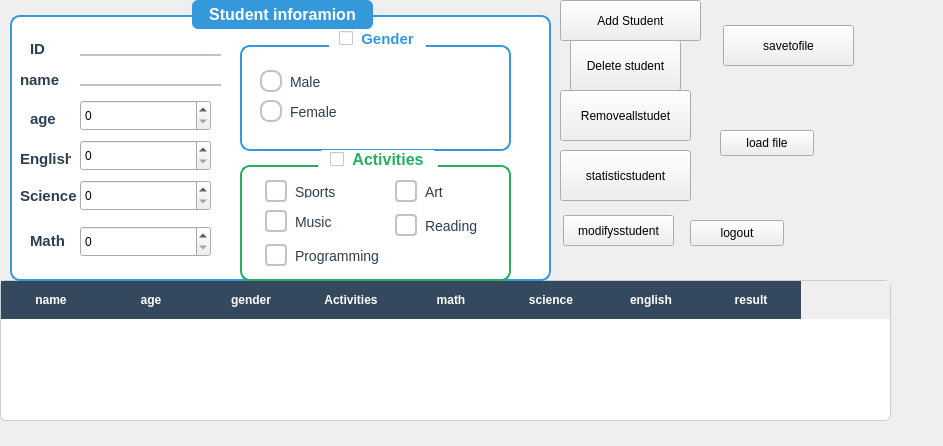
<?xml version="1.0" encoding="UTF-8"?>
<ui version="4.0">
 <class>MainWindow</class>
 <widget class="QMainWindow" name="MainWindow">
  <property name="geometry">
   <rect>
    <x>0</x>
    <y>0</y>
    <width>943</width>
    <height>446</height>
   </rect>
  </property>
  <property name="windowTitle">
   <string>MainWindow</string>
  </property>
  <widget class="QWidget" name="centralwidget">
   <widget class="QTableWidget" name="tableWidget">
    <property name="geometry">
     <rect>
      <x>0</x>
      <y>280</y>
      <width>891</width>
      <height>141</height>
     </rect>
    </property>
    <property name="styleSheet">
     <string notr="true">QTableWidget {
    background-color: white;
    alternate-background-color: #f7f7f7;
    gridline-color: #dddddd;
    border: 1px solid #cccccc;
    border-radius: 6px;
    font-size: 14px;
}

QTableWidget::item {
    padding: 8px;
}

QTableWidget::item:selected {
    background-color: #3498db;
    color: white;
}

QHeaderView::section {
    background-color: #34495e;
    color: white;
    padding: 10px;
    border: none;
    font-weight: bold;
}</string>
    </property>
    <property name="rowCount">
     <number>0</number>
    </property>
    <column>
     <property name="text">
      <string>name</string>
     </property>
    </column>
    <column>
     <property name="text">
      <string>age</string>
     </property>
    </column>
    <column>
     <property name="text">
      <string>gender</string>
     </property>
    </column>
    <column>
     <property name="text">
      <string>Activities</string>
     </property>
    </column>
    <column>
     <property name="text">
      <string>math</string>
     </property>
    </column>
    <column>
     <property name="text">
      <string>science</string>
     </property>
    </column>
    <column>
     <property name="text">
      <string>english</string>
     </property>
    </column>
    <column>
     <property name="text">
      <string>result</string>
     </property>
    </column>
   </widget>
   <widget class="QGroupBox" name="groupBox_information">
    <property name="geometry">
     <rect>
      <x>10</x>
      <y>0</y>
      <width>541</width>
      <height>281</height>
     </rect>
    </property>
    <property name="styleSheet">
     <string notr="true">QGroupBox {
    background-color: #ffffff;
    border: 2px solid #3498db;
    border-radius: 10px;
    margin-top: 15px;
    padding: 20px;
    font-size: 16px;
    font-weight: bold;
}

QGroupBox::title {
    subcontrol-origin: margin;
    subcontrol-position: top center;
    padding: 5px 15px;
    background-color: #3498db;
    color: white;
    border-radius: 6px;
}</string>
    </property>
    <property name="title">
     <string>Student inforamion</string>
    </property>
    <property name="checkable">
     <bool>false</bool>
    </property>
    <widget class="QLabel" name="label_id">
     <property name="geometry">
      <rect>
       <x>20</x>
       <y>40</y>
       <width>21</width>
       <height>18</height>
      </rect>
     </property>
     <property name="styleSheet">
      <string notr="true">QLabel {
    color: #2c3e50;
    font-size: 15px;
    font-weight: bold;
}</string>
     </property>
     <property name="text">
      <string>ID</string>
     </property>
    </widget>
    <widget class="QLabel" name="label_name">
     <property name="geometry">
      <rect>
       <x>10</x>
       <y>70</y>
       <width>41</width>
       <height>20</height>
      </rect>
     </property>
     <property name="font">
      <font>
       <pointsize>-1</pointsize>
       <bold>true</bold>
      </font>
     </property>
     <property name="styleSheet">
      <string notr="true">QLabel {
    color: #2c3e50;
    font-size: 15px;
    font-weight: bold;
}</string>
     </property>
     <property name="text">
      <string>name</string>
     </property>
    </widget>
    <widget class="QLabel" name="label_age">
     <property name="geometry">
      <rect>
       <x>20</x>
       <y>110</y>
       <width>41</width>
       <height>18</height>
      </rect>
     </property>
     <property name="styleSheet">
      <string notr="true">QLabel {
    color: #2c3e50;
    font-size: 15px;
    font-weight: bold;
}</string>
     </property>
     <property name="text">
      <string>age</string>
     </property>
    </widget>
    <widget class="QLabel" name="label_math">
     <property name="geometry">
      <rect>
       <x>20</x>
       <y>220</y>
       <width>51</width>
       <height>41</height>
      </rect>
     </property>
     <property name="styleSheet">
      <string notr="true">QLabel {
    color: #2c3e50;
    font-size: 15px;
    font-weight: bold;
}</string>
     </property>
     <property name="text">
      <string>Math</string>
     </property>
    </widget>
    <widget class="QLabel" name="label_science">
     <property name="geometry">
      <rect>
       <x>10</x>
       <y>180</y>
       <width>61</width>
       <height>31</height>
      </rect>
     </property>
     <property name="styleSheet">
      <string notr="true">QLabel {
    color: #2c3e50;
    font-size: 15px;
    font-weight: bold;
}</string>
     </property>
     <property name="text">
      <string>Science</string>
     </property>
    </widget>
    <widget class="QLabel" name="label_english">
     <property name="geometry">
      <rect>
       <x>10</x>
       <y>150</y>
       <width>51</width>
       <height>18</height>
      </rect>
     </property>
     <property name="styleSheet">
      <string notr="true">QLabel {
    color: #2c3e50;
    font-size: 15px;
    font-weight: bold;
}</string>
     </property>
     <property name="text">
      <string>English</string>
     </property>
    </widget>
    <widget class="QLineEdit" name="lineEdit_id">
     <property name="geometry">
      <rect>
       <x>70</x>
       <y>30</y>
       <width>141</width>
       <height>26</height>
      </rect>
     </property>
     <property name="styleSheet">
      <string notr="true">QLineEdit {
    border: none;
    border-bottom: 2px solid #bdc3c7;
    padding: 6px 4px;
    font-size: 14px;
    background-color: transparent;
}

QLineEdit:focus {
    border: none;
    border-bottom: 2px solid #3498db;
}</string>
     </property>
    </widget>
    <widget class="QSpinBox" name="spinBox_age">
     <property name="geometry">
      <rect>
       <x>70</x>
       <y>100</y>
       <width>131</width>
       <height>31</height>
      </rect>
     </property>
    </widget>
    <widget class="QLineEdit" name="lineEdit_name">
     <property name="geometry">
      <rect>
       <x>70</x>
       <y>60</y>
       <width>141</width>
       <height>26</height>
      </rect>
     </property>
     <property name="styleSheet">
      <string notr="true">QLineEdit {
    border: none;
    border-bottom: 2px solid #bdc3c7;
    padding: 6px 4px;
    font-size: 14px;
    background-color: transparent;
}

QLineEdit:focus {
    border: none;
    border-bottom: 2px solid #3498db;
}</string>
     </property>
    </widget>
    <widget class="QSpinBox" name="spinBox_english">
     <property name="geometry">
      <rect>
       <x>70</x>
       <y>140</y>
       <width>131</width>
       <height>31</height>
      </rect>
     </property>
     <property name="styleSheet">
      <string notr="true"/>
     </property>
    </widget>
    <widget class="QSpinBox" name="spinBox_science">
     <property name="geometry">
      <rect>
       <x>70</x>
       <y>180</y>
       <width>131</width>
       <height>31</height>
      </rect>
     </property>
    </widget>
    <widget class="QSpinBox" name="spinBox_math">
     <property name="geometry">
      <rect>
       <x>70</x>
       <y>226</y>
       <width>131</width>
       <height>31</height>
      </rect>
     </property>
    </widget>
    <widget class="QGroupBox" name="groupBox_gender">
     <property name="geometry">
      <rect>
       <x>230</x>
       <y>30</y>
       <width>271</width>
       <height>121</height>
      </rect>
     </property>
     <property name="styleSheet">
      <string notr="true">QGroupBox {
    border: 2px solid #3498db;
    border-radius: 10px;
    margin-top: 15px;
    padding: 15px;
    font-size: 15px;
    font-weight: bold;
}

QGroupBox::title {
    subcontrol-origin: margin;
    subcontrol-position: top center;
    padding: 0 10px;
    color: #3498db;
    background-color: white;
}

QRadioButton {
    font-size: 14px;
    font-weight: normal;
    color: #2c3e50;
    spacing: 8px;
}

QRadioButton::indicator {
    width: 18px;
    height: 18px;
}

QRadioButton::indicator:unchecked {
    border: 2px solid #bdc3c7;
    border-radius: 9px;
    background-color: white;
}

QRadioButton::indicator:checked {
    border: 2px solid #3498db;
    border-radius: 9px;
    background-color: #3498db;
}

QRadioButton::indicator:hover {
    border: 2px solid #2980b9;
}</string>
     </property>
     <property name="title">
      <string>Gender</string>
     </property>
     <property name="checkable">
      <bool>true</bool>
     </property>
     <property name="checked">
      <bool>false</bool>
     </property>
     <widget class="QRadioButton" name="radioButton_male">
      <property name="geometry">
       <rect>
        <x>20</x>
        <y>40</y>
        <width>110</width>
        <height>23</height>
       </rect>
      </property>
      <property name="text">
       <string>Male</string>
      </property>
     </widget>
     <widget class="QRadioButton" name="radioButton_fema">
      <property name="geometry">
       <rect>
        <x>20</x>
        <y>70</y>
        <width>110</width>
        <height>23</height>
       </rect>
      </property>
      <property name="text">
       <string>Female</string>
      </property>
     </widget>
    </widget>
    <widget class="QGroupBox" name="groupBox_activities">
     <property name="geometry">
      <rect>
       <x>230</x>
       <y>150</y>
       <width>271</width>
       <height>131</height>
      </rect>
     </property>
     <property name="styleSheet">
      <string notr="true">QGroupBox {
    border: 2px solid #27ae60;
    border-radius: 10px;
    margin-top: 15px;
    padding: 20px;
    background-color: #ffffff;
    font-size: 16px;
    font-weight: bold;
}

QGroupBox::title {
    subcontrol-origin: margin;
    subcontrol-position: top center;
    padding: 0 12px;
    color: #27ae60;
    background-color: #ffffff;
}

QCheckBox {
    color: #2c3e50;
    font-size: 14px;
    font-weight: normal;
    spacing: 8px;
    padding: 5px;
}

QCheckBox::indicator {
    width: 18px;
    height: 18px;
}

QCheckBox::indicator:unchecked {
    border: 2px solid #bdc3c7;
    border-radius: 4px;
    background-color: white;
}

QCheckBox::indicator:checked {
    border: 2px solid #27ae60;
    border-radius: 4px;
    background-color: #27ae60;
}

QCheckBox::indicator:hover {
    border: 2px solid #2ecc71;
}</string>
     </property>
     <property name="title">
      <string>Activities</string>
     </property>
     <property name="checkable">
      <bool>true</bool>
     </property>
     <property name="checked">
      <bool>false</bool>
     </property>
     <widget class="QCheckBox" name="checkBox_Sport">
      <property name="geometry">
       <rect>
        <x>20</x>
        <y>30</y>
        <width>91</width>
        <height>23</height>
       </rect>
      </property>
      <property name="text">
       <string>Sports</string>
      </property>
     </widget>
     <widget class="QCheckBox" name="checkBox_music">
      <property name="geometry">
       <rect>
        <x>20</x>
        <y>60</y>
        <width>91</width>
        <height>23</height>
       </rect>
      </property>
      <property name="text">
       <string>Music</string>
      </property>
     </widget>
     <widget class="QCheckBox" name="checkBox_programing">
      <property name="geometry">
       <rect>
        <x>20</x>
        <y>90</y>
        <width>131</width>
        <height>31</height>
       </rect>
      </property>
      <property name="text">
       <string>Programming</string>
      </property>
     </widget>
     <widget class="QCheckBox" name="checkBox_art">
      <property name="geometry">
       <rect>
        <x>150</x>
        <y>30</y>
        <width>91</width>
        <height>23</height>
       </rect>
      </property>
      <property name="text">
       <string>Art</string>
      </property>
     </widget>
     <widget class="QCheckBox" name="checkBox_reading">
      <property name="geometry">
       <rect>
        <x>150</x>
        <y>60</y>
        <width>101</width>
        <height>31</height>
       </rect>
      </property>
      <property name="text">
       <string>Reading</string>
      </property>
     </widget>
    </widget>
   </widget>
   <widget class="QPushButton" name="pushButton">
    <property name="geometry">
     <rect>
      <x>560</x>
      <y>0</y>
      <width>141</width>
      <height>41</height>
     </rect>
    </property>
    <property name="text">
     <string>Add Student</string>
    </property>
   </widget>
   <widget class="QPushButton" name="pushButton_2">
    <property name="geometry">
     <rect>
      <x>570</x>
      <y>40</y>
      <width>111</width>
      <height>51</height>
     </rect>
    </property>
    <property name="text">
     <string>Delete student</string>
    </property>
   </widget>
   <widget class="QPushButton" name="pushButton_3">
    <property name="geometry">
     <rect>
      <x>560</x>
      <y>90</y>
      <width>131</width>
      <height>51</height>
     </rect>
    </property>
    <property name="text">
     <string>Removeallstudet</string>
    </property>
   </widget>
   <widget class="QPushButton" name="pushButton_4">
    <property name="geometry">
     <rect>
      <x>560</x>
      <y>150</y>
      <width>131</width>
      <height>51</height>
     </rect>
    </property>
    <property name="text">
     <string>statisticstudent</string>
    </property>
   </widget>
   <widget class="QPushButton" name="pushButton_5">
    <property name="geometry">
     <rect>
      <x>563</x>
      <y>215</y>
      <width>111</width>
      <height>31</height>
     </rect>
    </property>
    <property name="text">
     <string>modifysstudent</string>
    </property>
   </widget>
   <widget class="QPushButton" name="pushButton_6">
    <property name="geometry">
     <rect>
      <x>723</x>
      <y>25</y>
      <width>131</width>
      <height>41</height>
     </rect>
    </property>
    <property name="text">
     <string>savetofile</string>
    </property>
   </widget>
   <widget class="QPushButton" name="pushButton_7">
    <property name="geometry">
     <rect>
      <x>720</x>
      <y>130</y>
      <width>94</width>
      <height>26</height>
     </rect>
    </property>
    <property name="text">
     <string>load file</string>
    </property>
   </widget>
   <widget class="QPushButton" name="pushButton_8">
    <property name="geometry">
     <rect>
      <x>690</x>
      <y>220</y>
      <width>94</width>
      <height>26</height>
     </rect>
    </property>
    <property name="text">
     <string>logout</string>
    </property>
   </widget>
  </widget>
 </widget>
 <resources/>
 <connections/>
</ui>
